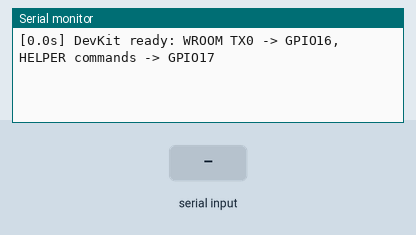
This sketch was run on a simulated ESP32. Parts: the last lines printed to the serial monitor. The test bench sets the inputs (shaded band).

Above: at 1.2 s.
1.3 s: "HELPER\n" received over Serial
At 2.5 s:
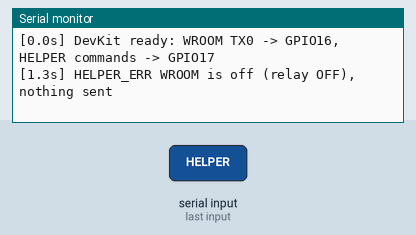
2.8 s: "HELPER\n" received over the second serial link
At 3.9 s:
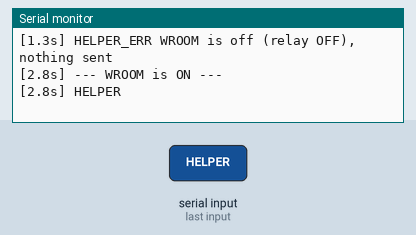
4.3 s: "CFG\n" received over Serial
At 5.0 s:
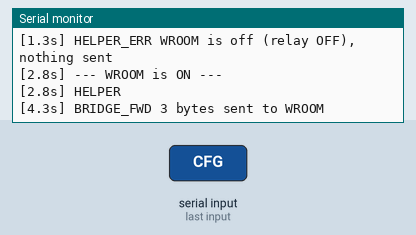
7.3 s: "CFG\n" received over the second serial link
At 8.5 s:
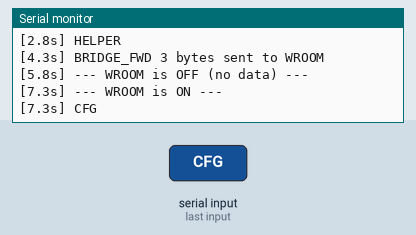
8.8 s: "1\n" received over the second serial link
At 9.7 s:
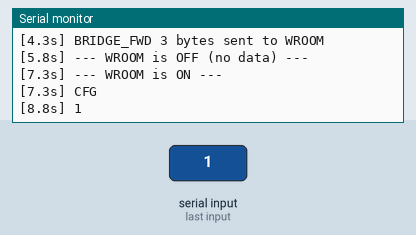

The sketch:

devkit_bridge.ino
```cpp
// ESP32 DevKit V1 bridge between the PC (USB) and the WROOM-32 under test.
//
//  WROOM -> PC : every line the WROOM prints (WROOM TX0 -> DevKit GPIO16) is relayed with a
//                "[12.3s] " prefix, plus "--- WROOM is ON ---" / "--- WROOM is OFF (no data) ---"
//                markers (format used by puf_dashboard_256_3.html).
//  PC -> WROOM : lines starting with HELPER or CFG (helper data and settings commands) are forwarded
//                to the WROOM (DevKit GPIO17 -> WROOM RX0), so helper data can be stored and read
//                with no cable changes. Works from the dashboard or the Arduino Serial Monitor.
//
// GPIO17 is only DRIVEN while a command is being sent. Otherwise it is high-impedance, so the
// DevKit can never back-power the WROOM through its RX pin when the relay is off.
// Wiring: WROOM TX0 -> GPIO16, DevKit GPIO17 -> WROOM RX0, common GND. Leave GPIO4 unconnected.

#include <Arduino.h>

#define PC_BAUD      115200
#define WROOM_BAUD   115200
#define RX_PIN       16        // from WROOM TX0
#define TX_PIN       17        // to WROOM RX0 (driven only while sending)
#define IDLE_TX_PIN  4         // UART2's TX is parked here while idle; keep this pin unconnected
#define SILENCE_MS   3000      // no data this long -> WROOM reported OFF
#define TX_HOLD_MS   1500      // keep GPIO17 driven this long after a send, to catch the reply
#define MAX_LINE     700       // a HELPER line is about 400 characters

static char   rxBuf[MAX_LINE + 1];
static size_t rxLen = 0;
static bool   wroomOn = false;
static uint32_t lastRx = 0;
static bool   txDriven = false;
static uint32_t lastTx = 0;
static String pcLine;
static bool   pcOver = false;

static void beginUart(int txPin) {
  Serial2.setRxBufferSize(1024);                 // allowed only while the UART is stopped
  Serial2.begin(WROOM_BAUD, SERIAL_8N1, RX_PIN, txPin);
}
static void uartIdle() {                         // receive only; GPIO17 high-impedance
  Serial2.end();
  pinMode(TX_PIN, INPUT);
  beginUart(IDLE_TX_PIN);
  txDriven = false;
}
static void uartDrive() {                        // GPIO17 becomes the UART TX
  Serial2.end();
  beginUart(TX_PIN);
  txDriven = true;
}

static void stamp() { Serial.printf("[%.1fs] ", millis() / 1000.0); }

static void emitLine() {
  if (rxLen > 0) { rxBuf[rxLen] = 0; stamp(); Serial.println(rxBuf); }
  rxLen = 0;
}

static void pollWroom() {
  while (Serial2.available()) {
    int c = Serial2.read();
    bool ok = (c == '\n' || c == '\r' || c == '\t' || (c >= 32 && c < 127));
    if (!ok) continue;                           // ignore noise while the WROOM is unpowered
    lastRx = millis();
    if (!wroomOn) { wroomOn = true; stamp(); Serial.println(F("--- WROOM is ON ---")); }
    if (c == '\n') emitLine();
    else if (c != '\r' && rxLen < MAX_LINE) rxBuf[rxLen++] = (char)c;
  }
  if (wroomOn && millis() - lastRx > SILENCE_MS) {
    wroomOn = false; rxLen = 0;
    stamp(); Serial.println(F("--- WROOM is OFF (no data) ---"));
  }
}

static void forwardToWroom(const String& l) {
  if (!wroomOn) {                                // nothing to talk to; stay high-impedance
    stamp(); Serial.println(F("HELPER_ERR WROOM is off (relay OFF), nothing sent"));
    return;
  }
  if (!txDriven) uartDrive();
  Serial2.print(l);
  Serial2.print('\n');
  Serial2.flush();
  lastTx = millis();
  stamp(); Serial.print(F("BRIDGE_FWD ")); Serial.print(l.length()); Serial.println(F(" bytes sent to WROOM"));
}

static void pollPc() {
  while (Serial.available()) {
    char c = (char)Serial.read();
    if (c == '\n') {
      if (!pcOver) { pcLine.trim(); if (pcLine.startsWith("HELPER") || pcLine.startsWith("CFG")) forwardToWroom(pcLine); }
      else { stamp(); Serial.println(F("HELPER_ERR line too long")); }
      pcLine = ""; pcOver = false;
    } else if (c != '\r') {
      if (pcLine.length() < MAX_LINE) pcLine += c; else pcOver = true;
    }
  }
}

void setup() {
  Serial.setRxBufferSize(1024);
  Serial.begin(PC_BAUD);
  pinMode(TX_PIN, INPUT);                        // high-impedance from the start
  beginUart(IDLE_TX_PIN);
  lastRx = millis();
  stamp(); Serial.println(F("DevKit ready: WROOM TX0 -> GPIO16, HELPER commands -> GPIO17"));
}

void loop() {
  pollWroom();
  pollPc();
  if (txDriven && millis() - lastTx > TX_HOLD_MS) uartIdle();
  delay(1);
}
```

Measured:
- after the input at 1.3 s, the serial monitor: prints a new line at once (image 1)
- after the input at 2.8 s, the serial monitor: prints a new line at once (image 2)
- after the input at 4.3 s, the serial monitor: prints a new line at once (image 3)
- after the input at 7.3 s, the serial monitor: prints a new line at once (image 4)
- after the input at 8.8 s, the serial monitor: prints a new line at once (image 5)
